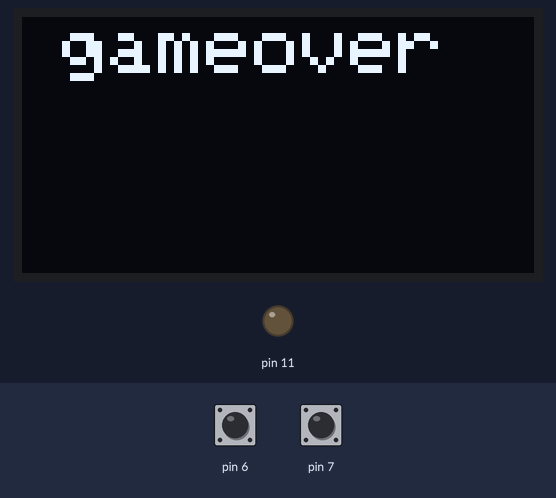
This sketch was run on a simulated Arduino Uno, built with avr-gcc and run on an emulated ATmega328P. Parts: 128×64 one-colour display, output pins drawn as LEDs (lit = HIGH). The inputs (shaded band) are chosen by the test bench; at power-on: pin 6 HIGH, pin 7 HIGH. What the sketch prints to the serial monitor is not drawn.

1.3 s: pin 6 pulled LOW for 0.15 s
Above: at 2.3 s.
Timing chart, 0 to 4.3 s (numbered marks = the images above; inputs shaded):
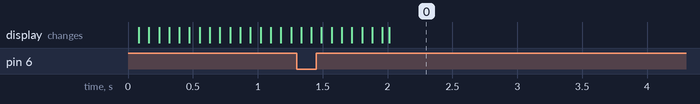

The sketch:

oled_hell.ino
```cpp
#include <Wire.h>
#include <Adafruit_GFX.h>
#include <Adafruit_SSD1306.h>
#define OLED_RESET -1
Adafruit_SSD1306 OLED(OLED_RESET);

int xb = 40 ,yb = 10;
int cx = 1, cy = 1;
int x0 = 30, x1 = 40;
int gg = 1;

void setup()
{
  Serial.begin(115200);
  OLED.begin(SSD1306_SWITCHCAPVCC, 0x3C);
  pinMode(11,OUTPUT);
  pinMode(7,INPUT_PULLUP);
  pinMode(6,INPUT_PULLUP);
}

void ball(int xb, int yb)
{
   OLED.drawPixel(xb, yb, WHITE);
   OLED.display();
}

void paddle(int x0, int x1)
{
  OLED.drawLine(x0,30,x1,30,WHITE);
  OLED.display();
}

void loop()
{
  Serial.print(yb);
  OLED.clearDisplay();
  if (digitalRead(7) == 0){
    x0 = x0 + 7;
    x1 = x1 + 7;
  }
  if (digitalRead(6) == 0){
    x0 = x0 - 7;
    x1 = x1 - 7;
  }
  if (gg == 1){
    paddle(x0, x1);
    ball(xb, yb);
    OLED.display();
    if (xb > 127){
      cx = -1;
      tone(11,440,300);
    }
    else if (xb < 2){
      cx = 1;
      tone(11,440,300);
    }
    if (yb > 33){
      gg = 0;
    }
    else if (yb < 2){
      cy = 1;
      tone(11,440,300);
    }
    if (xb > x0 && xb < x1 && yb == 27){
      cy = -1;
      tone(11,440,300);
    }
    xb = xb + cx;
    yb = yb + cy;
  }
  if(gg == 0){
    OLED.clearDisplay();
    OLED.setTextColor(WHITE);
    OLED.setCursor(10,0);
    OLED.setTextSize(2);
    OLED.println("gameover");
    OLED.display();
   }
}
```
